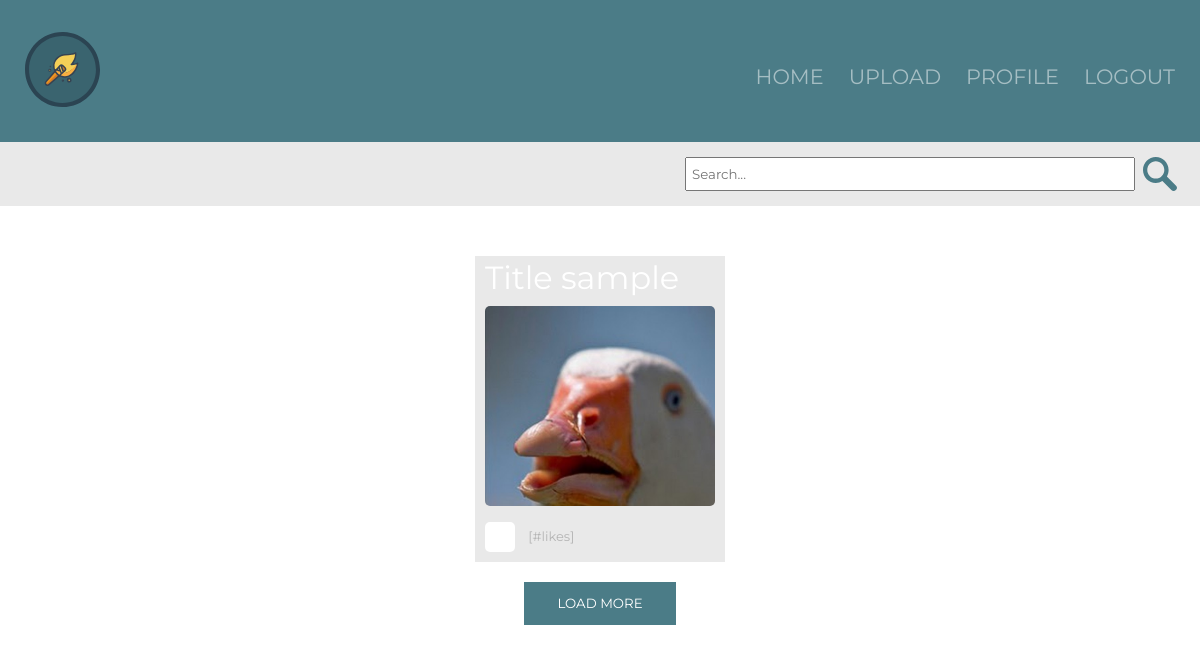
The page /index.php (signed in) on the database its author committed.
### tables this page shows
CREATE TABLE `posts` (
  `id` int(11) NOT NULL,
  `userId` int(11) NOT NULL,
  `title` varchar(200) NOT NULL,
  `image` varchar(200) NOT NULL,
  `description` varchar(200) NOT NULL,
  `link` varchar(200) NOT NULL
);

### index.php (the view, shortened to what this page needs)
<?php
    try{
        $connection = new PDO('mysql:host=localhost; dbname=IMDterest', 'root', '');
        if(isset($_POST['search'])) {
            $searchq = $_POST['search'];
            $searchq = preg_replace("#[^0-9a-z]#i", "", $searchq);
            $statement = $connection->prepare("SELECT * FROM posts WHERE title LIKE :keywords OR description LIKE :keywords limit 0,20");
            $statement->bindValue(':keywords', '%' . $searchq . '%');
            $statement->execute();
        } else {
            $statement = $connection->prepare("select * from posts order by id DESC limit 0,20");
            $statement->execute();
        }
    }catch(Exception $e) {
        echo $e->getMessage();
    }
?>
<!DOCTYPE html>
<html lang="en">
<head>
    <link rel="stylesheet" href="css/reset.css">
    <link rel="stylesheet" href="css/nav.css">
    <link rel="stylesheet" href="css/style.css">
    <link rel="stylesheet" href="css/search.css">
</head>
<body>
<div id="navigatie">
    <img src="images/spark_logo.svg" alt="spark_logo">
    <nav>
        <a href="index.php">Home</a>
        <a href="upload.php">Upload</a>
        <a href="profile.php">Profile</a>
        <a href="logout.php">Logout</a>
    </nav>
</div>
<div id="search_bar_style">
    <form action="index.php" method="post" id="search_bar">
        <input type="text" name="search" id="search" placeholder="Search..." />
        <button type="submit" id="search_bar_button"></button>
    </form>
</div>
<div id="container">
    <div id="items" class="item_layout">
        <?php $results = $statement->fetchAll(PDO::FETCH_ASSOC);
        foreach( $results as $key => $p ){
            if(!empty($p['link'])){
                $html = file_get_html($p['link']);
                $pagetitle = $html->find('title', 0);
                $image = $html->find('img', 0);
                echo "<div id='item' class='item'>
                    <h1>" . $p['title'] . "</h1>
                   <a href='" . $p['link'] . "'>" .
                    $pagetitle->plaintext
                    . "</a>
                       <a href='post.php?postid='" . $p['id'] . "'>
                           <div class='post_img'>
                           <img src='
                                " .
                    $image->src
                    . "'
                                alt='
                                " .
                    $pagetitle->plaintext
                    . "'
                           >
                       </div>
                   </a>
                   <div class='like'>
                           <button class='unliked'></button>
                           <p>[#likes]</p>
                       </div>
                   </div>";
            } elseif(empty($p['link'])) {
                echo "<div id='item' class='item'>
                       <h1>" . $p['title'] . "</h1>
                       <a href='post.php?postid=" . $p['id'] . "'>
                           <div class='post_img'>
                               <img src='" . $p['image'] . "' alt='" . $p['title'] . "'>
                           </div>
                       </a>
                       <div class='like'>
                           <button class='unliked'></button>
                           <p>[#likes]</p>
                       </div>
                   </div>";
            }
        }
        ?>
    </div>
    <button type='submit' name='more' id='more'>Load more</button>
</div>
</body>
</html>

### css/nav.css (style rules this page uses)
#navigatie { background-color: #4b7c87; padding: 2em 0 0 0; padding-bottom: 2em; }
#navigatie img { width: 10%; margin-left: 45%; margin-right: 45%; margin-bottom: 10px; }
nav { display: flex; justify-content: center; width: 100%; font-size: 1em; }
nav a { margin-left: 10px; margin-right: 10px; }
nav a:link, nav a:visited, nav a:hover, nav a:active { color: white; text-decoration: none; text-transform: uppercase; opacity: 0.5; }
@media only screen and (min-width: 690px) { nav { float: right; justify-content: flex-end; width: 85%; font-size: 1.3em; margin-top: 35px; } }
@media only screen and (min-width: 690px) { nav a { margin-left: 0; margin-right: 25px; } }
@media only screen and (min-width: 690px) { #navigatie img { width: 75px; margin-left: 25px; margin-right: 0; margin-bottom: 0; } }

### css/style.css (style rules this page uses)
* { box-sizing: border-box; font-family: 'Montserrat', sans-serif; }
body { font-family: 'Montserrat', sans-serif; color: #201D1E; box-sizing: border-box; }
#container { width: 80%; margin: auto; margin-top: 50px; margin-bottom: 50px; line-height: 24px; height: 200px; }
@media only screen and (min-width: 1200px) { #container { width: 1100px; } }
h1,h2,p { color: white; }
h1 { font-size: 2em; padding-bottom: 0.5em; }
.form label,input, button, p { display: block; }
button { background-color: #4b7c87; border: 0; padding: 1em 2.5em; margin: 2em 0; text-transform: uppercase; color: white; }
.item_layout { display: flex; flex-direction: column; }
.item { background-color: #e9e9e9; margin: auto; padding-left: 10px; padding-right: 10px; padding-top: 10px; padding-bottom: 10px; margin-bottom: 15px; min-width: 250px; max-width: 250px; min-height: 250px; max-height: 250px; }
.item img { min-width: 300px; max-width: 300px; }
.post_img { width: 230px; border-radius: 5px; max-height: 200px; overflow: hidden; }
.like { display: flex; flex-direction: row; margin-top: 1em; }
p { margin-top: 0.5em; color: #9da5b6; }
.like { line-height: 1em; }
.like p, .user p { color: #b4b4b4; font-size: small; }
.like button { margin: 0; margin-right: 1em; width: 30px; height: 30px; padding:0; background-position: center; background-size: 20px; background-repeat: no-repeat; background-color: white; border-radius: 5px; }
.unliked { background-image: url("http://www.clker.com/cliparts/d/v/C/j/y/1/grey-heart-hi.png"); }
.item { max-height: 500px; }
@media only screen and (min-width: 690px) { .item_layout { flex-flow: row wrap; } }
@media only screen and (min-width: 690px) { .item { margin-bottom: 20px; } }
#more { margin: auto; }

### css/search.css (style rules this page uses)
#search_bar_style { padding-top: 15px; padding-bottom: 15px; padding-left: 15px; padding-right: 15px; background-color: #e9e9e9; }
#search_bar { display: flex; }
#search_bar input { padding-left: 5px; padding-top: 7px; padding-bottom: 7px; }
#search_bar #search { width: 90%; }
#search_bar #search_bar_button { width: 50px; margin: 0 0; padding: 0 0; border: 0; background-image: url("../images/search.svg"); background-repeat: no-repeat; background-position: center; background-color: #e9e9e9; }
@media only screen and (min-width: 690px) { #search_bar { width: 500px; margin-left: auto; } }

### index.php (style rules this page uses)
.post_img { width: 230px; border-radius: 5px; max-height: 200px; overflow: hidden; }
img { width: 230px; }
.like { display: flex; flex-direction: row; margin-top: 1em; }
p { margin-top: 0.5em; color: #9da5b6; }
.like { line-height: 1em; }
.like p, .user p { color: #b4b4b4; font-size: small; }
.like button { margin: 0; margin-right: 1em; width: 30px; height: 30px; padding:0; background-position: center; background-size: 20px; background-repeat: no-repeat; background-color: white; border-radius: 5px; }
.unliked { background-image: url("http://www.clker.com/cliparts/d/v/C/j/y/1/grey-heart-hi.png"); }
.item { max-height: 500px; }

### rows shown on the page
posts: title "Title sample", image (picture)
